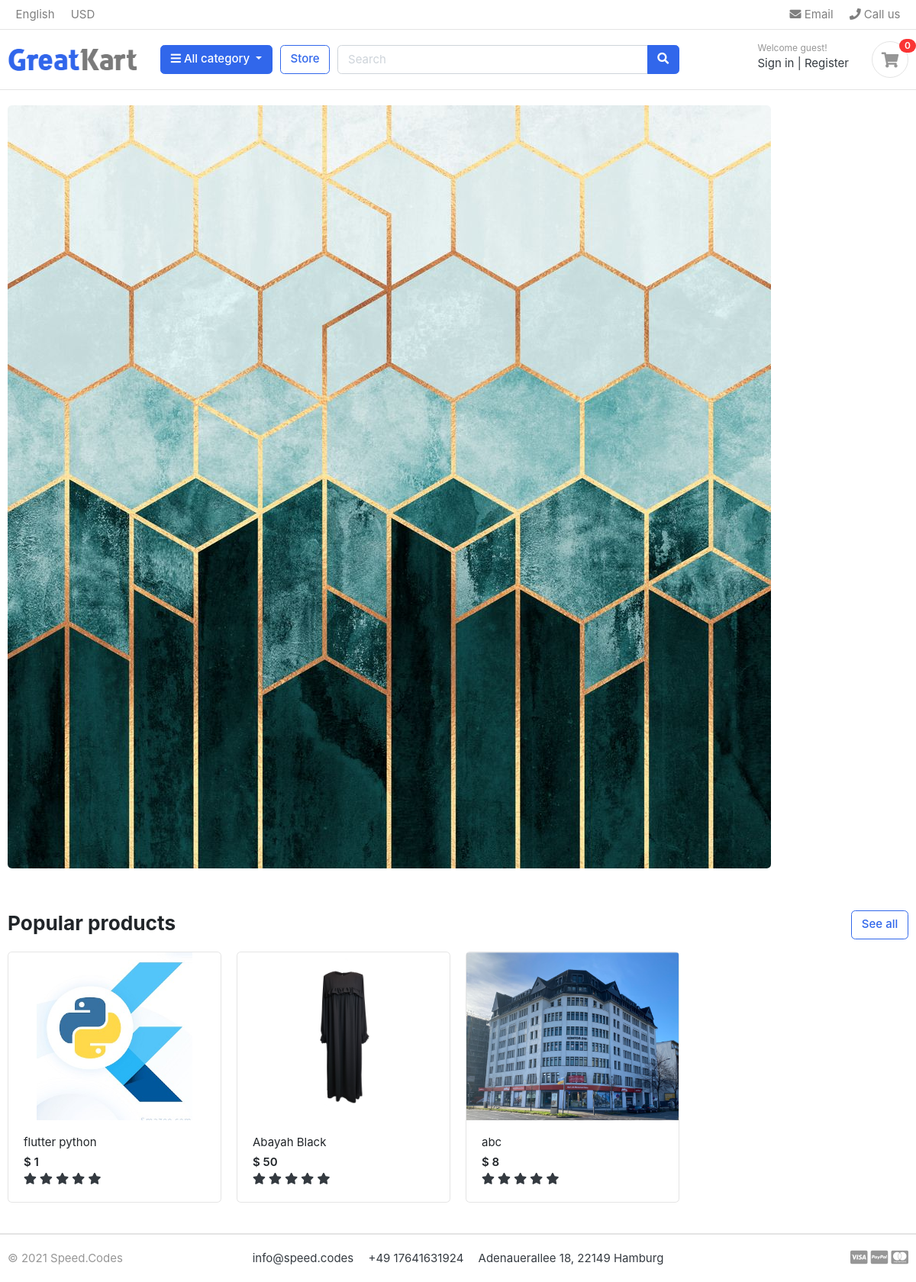
The page / on the database its author committed.
### store/models.py (models this page shows, shortened)
class Product(models.Model):
    product_name    = models.CharField(max_length=200, unique=True)
    slug            = models.SlugField(max_length=200, unique=True)
    description     = models.TextField(max_length=500, blank=True)
    price           = models.IntegerField()
    images          = models.ImageField(upload_to='photos/products')
    stock           = models.IntegerField()
    is_available    = models.BooleanField(default=True)
    category        = models.ForeignKey(Category, on_delete=models.CASCADE)
    created_date    = models.DateTimeField(auto_now_add=True)
    modified_date   = models.DateTimeField(auto_now=True)
    def get_url(self):
        return reverse('product_detail', args=[self.category.slug, self.slug])

### Greatkart/views.py (the view)
# urls.py: 2. Add a URL to urlpatterns:  path('', views.home, name='home')
def home(request):
    products = Product.objects.all().filter(is_available=True)
    context = {
        'products' : products,
    }
    return render(request, 'home.html', context)

### category/context_processors.py (called while the page is built)
def menu_links(request):
    links = Category.objects.all()
    return dict(links=links)

### category/models.py (called while the page is built)
    def get_url(self):
        return reverse('products_by_category', args=[self.slug])

### templates/home.html
{% extends 'base.html' %}
{% load static %}
{% block content %}
<section class="section-intro padding-y-sm">
<div class="container">
<div class="intro-banner-wrap">
	<img src="{% static 'images/banners/2.jpg' %}" class="img-fluid rounded">
</div>
</div>
</section>
<section class="section-name padding-y-sm">
<div class="container">
<header class="section-heading">
	<a href="{% url 'store' %}" class="btn btn-outline-primary float-right">See all</a>
	<h3 class="section-title">Popular products</h3>
</header>
<div class="row">
	{% for product in products %}
	<div class="col-md-3">
		<div class="card card-product-grid">
			<a href="{{ product.get_url }}" class="img-wrap"> <img src="{{ product.images.url }}"> </a>
			<figcaption class="info-wrap">
				<a href="{{ product.get_url }}" class="title">{{ product.product_name }}</a>
				<div class="price mt-1">$ {{ product.price }}</div>
				<div class="rating-star">
					<span>
						<i class="fa fa-star{% if product.averageReview < 0.5 %}-o{% elif product.averageReview >= 0.5 and product.averageReview < 1 %}-half-o {% endif %}" aria-hidden="true"></i>
						<i class="fa fa-star{% if product.averageReview < 1.5 %}-o{% elif product.averageReview >= 1.5 and product.averageReview < 2 %}-half-o {% endif %}" aria-hidden="true"></i>
						<i class="fa fa-star{% if product.averageReview < 2.5 %}-o{% elif product.averageReview >= 2.5 and product.averageReview < 3 %}-half-o {% endif %}" aria-hidden="true"></i>
						<i class="fa fa-star{% if product.averageReview < 3.5 %}-o{% elif product.averageReview >= 3.5 and product.averageReview < 4 %}-half-o {% endif %}" aria-hidden="true"></i>
						<i class="fa fa-star{% if product.averageReview < 4.5 %}-o{% elif product.averageReview >= 4.5 and product.averageReview < 5 %}-half-o {% endif %}" aria-hidden="true"></i>
						</span>
				</div>
			</figcaption>
		</div>
	</div>
	{% endfor %}
</div>
</div>
</section>
</body>
</html>
{% endblock %}

### Greatkart/static/css/ui.css (style rules this page uses)
html { font-family: "Inter", sans-serif; font-size: 15px; }
.img-wrap { text-align: center; display: block; }
.img-wrap img { max-width: 100%; }
.padding-y-sm { padding-top: 20px; padding-bottom: 20px; }
.section-heading { margin-bottom: 20px; margin-top: 15px; }
.section-title { color: #212529; }
[class*=card-product] a.title { color: #212529; display: block; }
[class*=card-product] .img-wrap { overflow: hidden; position: relative; }
[class*=card-product] .img-wrap img { height: 100%; max-width: 100%; width: auto; display: inline-block; -o-object-fit: cover; object-fit: cover; }
.card-product-grid { margin-bottom: 20px; }
.card-product-grid .img-wrap { border-radius: 0.2rem 0.2rem 0 0; height: 220px; }
.card-product-grid .info-wrap { overflow: hidden; padding: 18px 20px; }
.card .img-wrap { overflow: hidden; }
.price { font-weight: 600; color: #212529; }

### rows shown on the page
Product: images (picture), product_name "flutter python", price "1"
Product: images (picture), product_name "Abayah Black", price "50"
Product: images (picture), product_name "abc", price "8"
